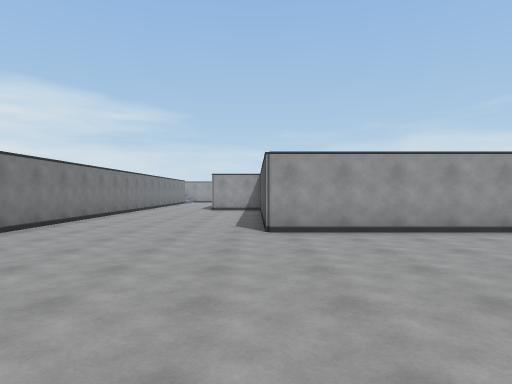
view 1 (above)

24 first-person views from a walk through a scene from a Unity 3-D project. The camera is 1.5 m above the floor, looks level and sees 75° across. The floor is counted in squares, 2 m on a side. Each view is taken from the middle of a square. On the plan, view 1 faces up. The plan holds only what a view shows up to about 11 squares ahead; the rest is blank. The place goes on beyond the plan. The player is left out. Door leaves are left out, so doorways stand open. Some surface patterns are stand-ins.

view 2
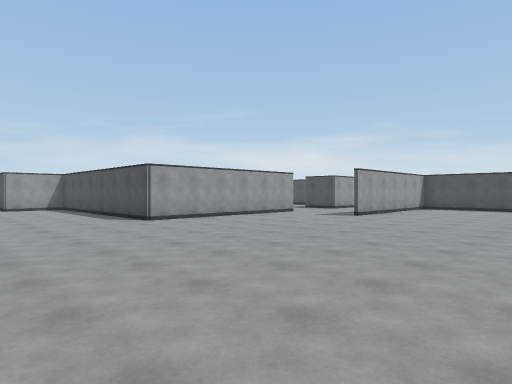

view 3
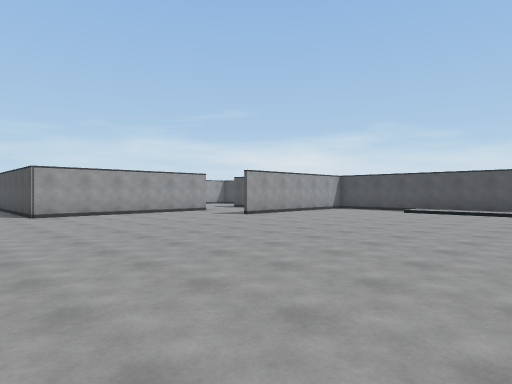

view 4
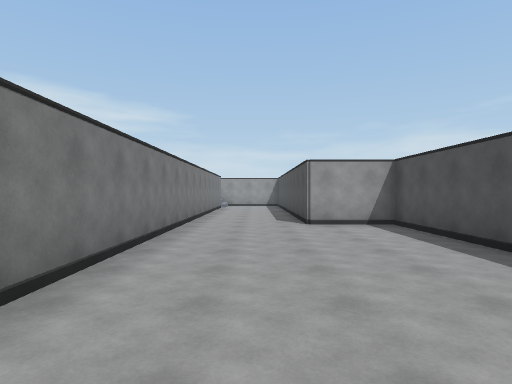

view 5
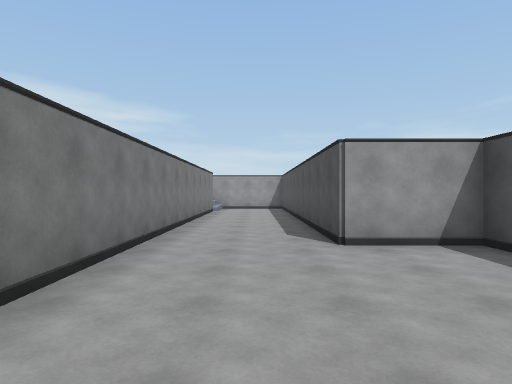

view 6
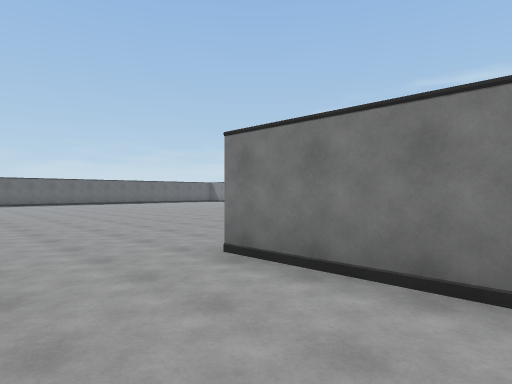

view 7
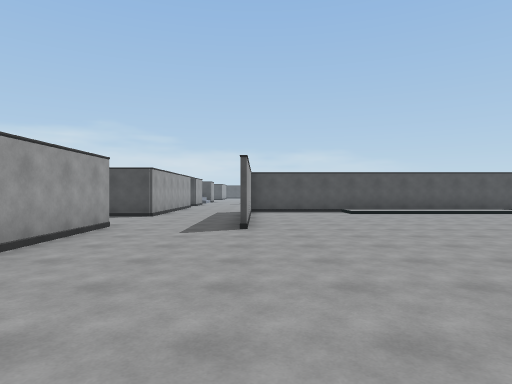

view 8
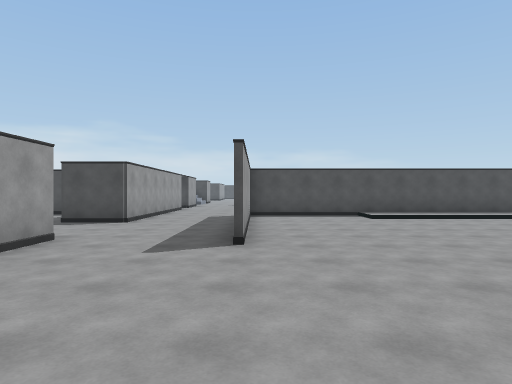

view 9
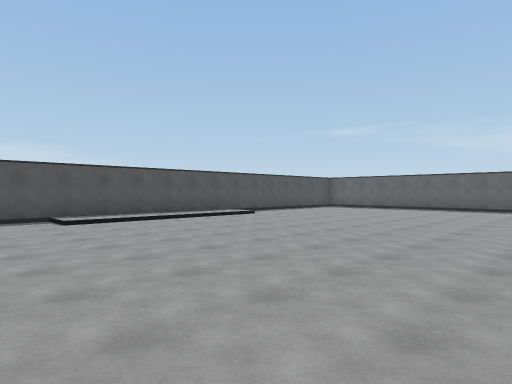

view 10
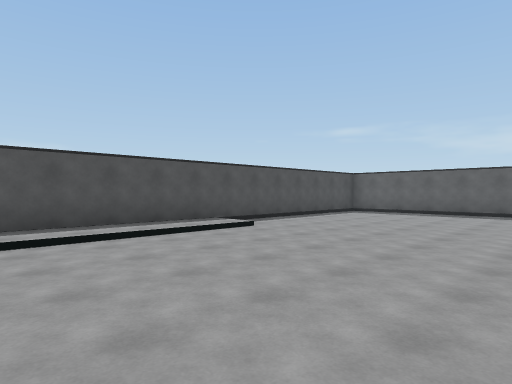

view 11
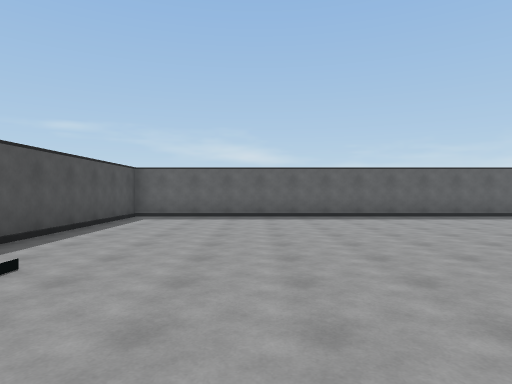

view 12
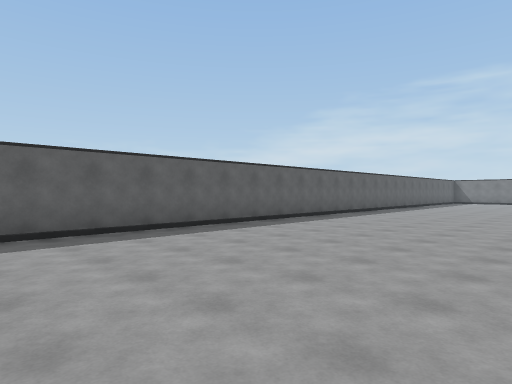

view 13
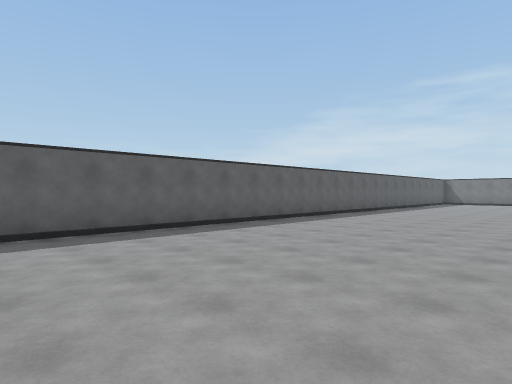

view 14
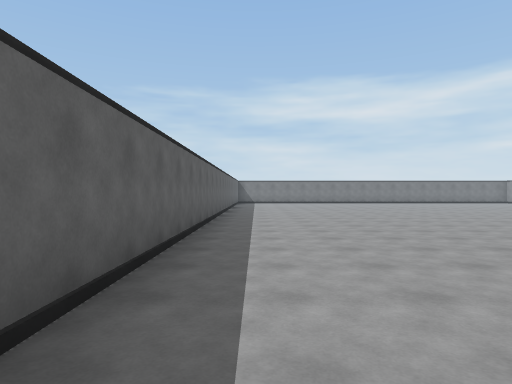

view 15
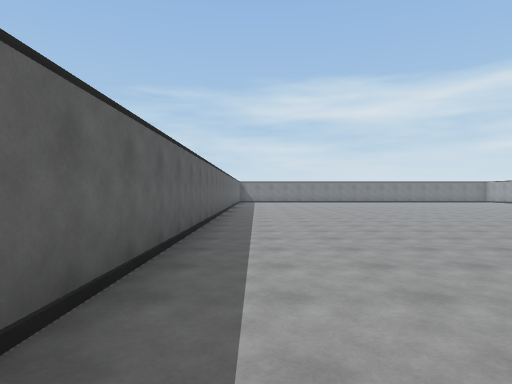

view 16
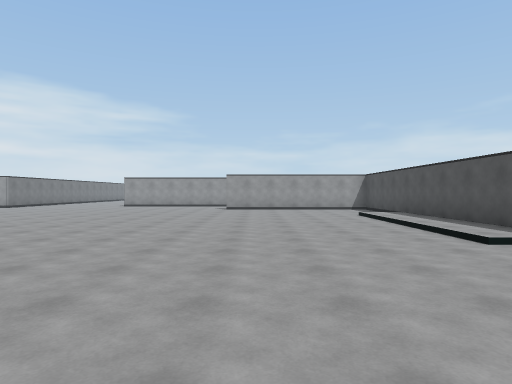

view 17
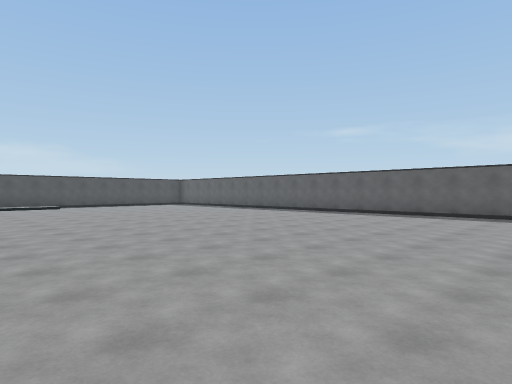

view 18
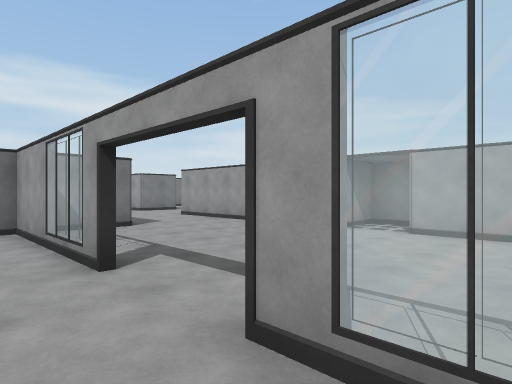

view 19
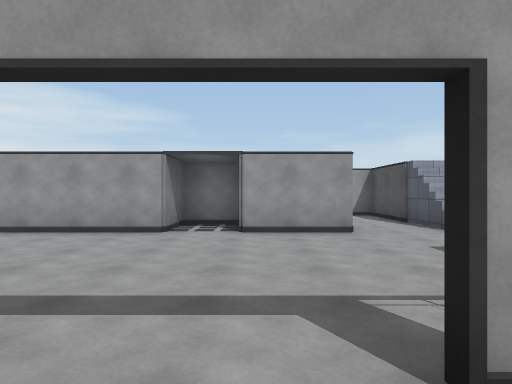

view 20
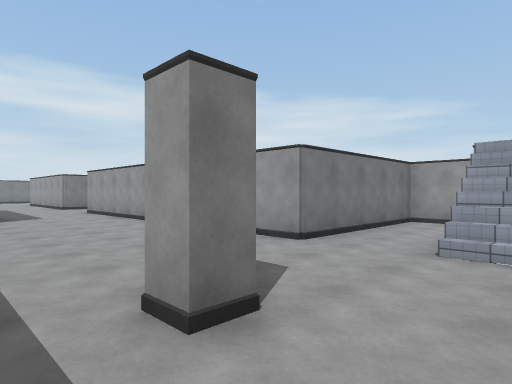

view 21
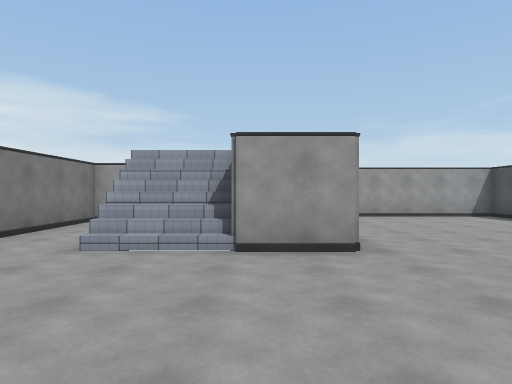

view 22
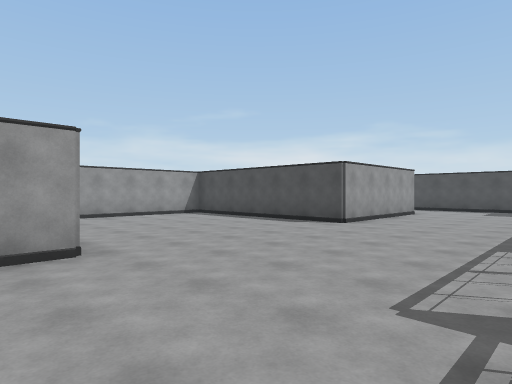

view 23
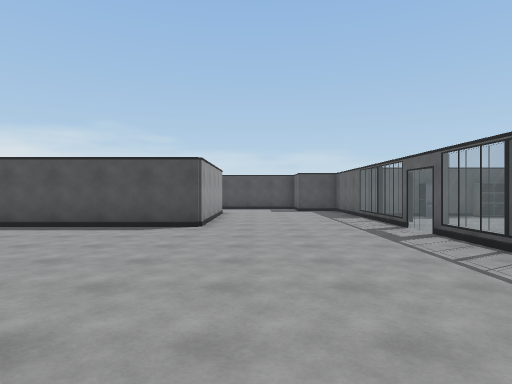

view 24
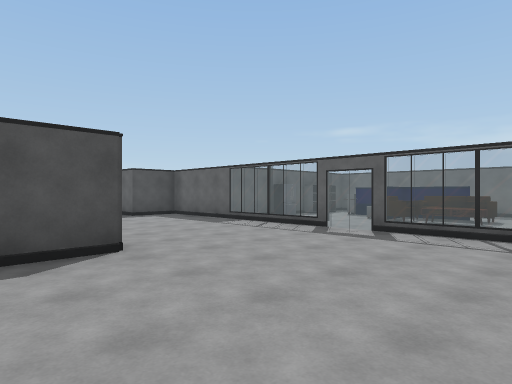

### Floor plan
Points are (right, up) in squares from view 1. A wall is a line through its corners. A room is listed if a view was taken in it or the views show most of it. See-through windows are left out.
Room 1 (views 1, 2, 3, 4, 5, 6, 7, 8, 9, 10, 11, 12, 13, 14, 15, 16, 17, 20, 21, 22, 23, 24)
walls: (10.3, 3.2) (5.8, 3.2); (11.8, 3.4) (11.8, 1.8); (6.3, 6.2) (0.2, 6.2) (0.2, 13.7) (-1.8, 13.7) (-1.8, 19.5); (16.6, 7.7) (15.3, 7.7) (15.3, 6.2) (9.2, 6.2) (9.2, 7.9); (20.7, 8.2) (20.7, 10.7) (18.8, 10.7) (18.8, 6.2) (16.6, 6.2); (24.4, 6.2) (22.6, 6.2); (27.1, 1.8) (34.5, 1.8); (-6.5, -13.2) (11.7, -13.2) (11.7, 3.2); (-4.7, 19.5) (-4.7, 4.8); (34.4, 6.2) (30.2, 6.2) (30.2, 12.2) (26.1, 12.2)
ways out: open door at (16.5, 1) to room 2
objects: pillar (20, 3)
Room 2 (views 18, 19)
walls: (27.5, -4.2) (28.1, -4.2); (30.9, -2.2) (31.4, -2.2); (33.2, -1.5) (33.2, 1.9); (18.9, 1.2) (17.7, 1.2); (15.9, 1.2) (11.7, 1.2)
ways out: open door at (16.5, 1) to room 1
objects: sofa (28, -2) to (29, -2); table (28, -1) to (29, 0); sofa (29, -1) to (30, 0); cabinet (33, -2); fridge (33, 0)

Where each view was taken, in squares from view 1:
view 1: 0 up, 0 right, facing up
view 2: 2 down, 4 left, facing up-right
view 3: 5 down, 2 left, facing up-right
view 4: 6 up, 3 left, facing up
view 5: 9 up, 3 left, facing up
view 6: 8 up, 2 left, facing down-left
view 7: 3 up, 1 left, facing right
view 8: 3 up, 1 right, facing right
view 9: 2 up, 2 right, facing down-right
view 10: 1 down, 5 right, facing down-right
view 11: 3 down, 8 right, facing down
view 12: 7 down, 6 right, facing down-left
view 13: 7 down, 4 right, facing down-left
view 14: 12 down, 4 right, facing left
view 15: 12 down, 6 right, facing left
view 16: 11 down, 7 right, facing up
view 17: 2 down, 6 left, facing down-right
view 18: 0 up, 19 right, facing up-left
view 19: 0 up, 17 right, facing up
view 20: 2 up, 22 right, facing up-left
view 21: 2 up, 23 right, facing up
view 22: 2 up, 23 right, facing up-right
view 23: 5 up, 23 right, facing right
view 24: 8 up, 26 right, facing down-right
